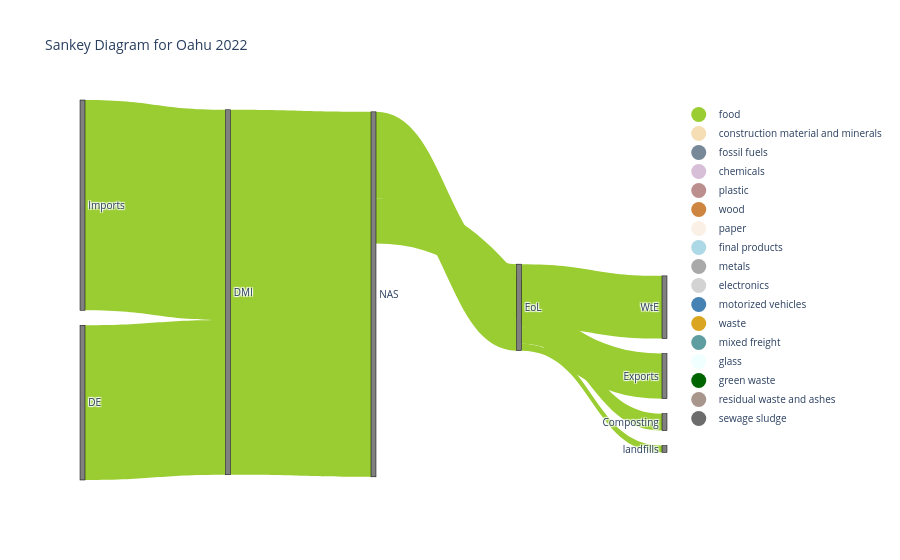

The cell this chart's notebook holds for it:
### Code cell
# Create the Sankey diagram for any material and year
year = 2022
material = 'food'

data = df.copy()

data = data[data['Year'] == year]
data = data[data['Material'] == material]

# Convert source and target labels to unique numeric indices
nodes = list(set(data['Source']).union(set(data['Target'])))
node_indices = {node: idx for idx, node in enumerate(nodes)}
source_indices = [node_indices[source] for source in data['Source']]
target_indices = [node_indices[target] for target in data['Target']]

fig = go.Figure(data=[go.Sankey(
    node=dict(
        pad=15,
        thickness=5,
        line=dict(color="black", width=0.5),
        label=nodes,  # Unique labels for nodes
        color="grey"
    ),
    link=dict(
        source=source_indices,  # Source node indices
        target=target_indices,  # Target node indices
        value=data['kilotons'],     # Flow values
        color=[product_colors[product] for product in data['Material']]  # Link colors based on product
    )
)])
    
# Customize layout
fig.update_layout(
    title_text=f"Sankey Diagram for Oahu {year}", font_size=10,
    xaxis_title=None,  # Entfernt die Beschriftung der x-Achse
    yaxis_title=None,  # Entfernt die Beschriftung der y-Achse)
    xaxis=dict(showticklabels=False),  # Entfernt die Tick-Labels der x-Achse
    yaxis=dict(showticklabels=False),   # Entfernt die Tick-Labels der y-Achse
    plot_bgcolor="rgba(0,0,0,0)",  # Entfernt den Plot-Hintergrund (transparent)
    paper_bgcolor="rgba(0,0,0,0)")  # Entfernt den gesamten Figurenhintergrund (transparent)
    
# Add custom legend as scatter traces
for sctg2, color in product_colors.items():
    fig.add_trace(go.Scatter(
        x=[None],  # Dummy x value
        y=[None],  # Dummy y value
        mode='markers',
        marker=dict(size=15, color=color),
        name=sctg2,  # Legend entry
        hoverinfo='none'  # Hide hover text for dummy points
    ))
    
# Show the Sankey diagram
fig.show()

### Figure 1 — Plotly figure (JSON) as saved in the notebook; plotly's stock layout.template omitted (floating-point values rounded to 4 significant figures)
{"data": [{"link": {"color": ["#9ACD32", "#9ACD32", "#9ACD32", "#9ACD32", "#9ACD32", "#9ACD32", "#9ACD32", "#9ACD32", "#9ACD32"], "source": [0, 5, 2, 2, 2, 7, 6, 4, 4], "target": [5, 4, 8, 9, 1, 5, 5, 2, 3], "value": [455.8, 1075.0, 49.87, 184.8, 20.18, 619.4, 0, 254.9, 132.8]}, "node": {"color": "grey", "label": ["DE", "landfills", "EoL", "Exports", "NAS", "DMI", "Indirect Imports of Packaging", "Imports", "Composting", "WtE"], "line": {"color": "black", "width": 0.5}, "pad": 15, "thickness": 5}, "type": "sankey"}, {"hoverinfo": "none", "marker": {"color": "#9ACD32", "size": 15}, "mode": "markers", "name": "food", "type": "scatter", "x": [null], "y": [null]}, {"hoverinfo": "none", "marker": {"color": "#F5DEB3", "size": 15}, "mode": "markers", "name": "construction material and minerals", "type": "scatter", "x": [null], "y": [null]}, {"hoverinfo": "none", "marker": {"color": "#778899", "size": 15}, "mode": "markers", "name": "fossil fuels", "type": "scatter", "x": [null], "y": [null]}, {"hoverinfo": "none", "marker": {"color": "#D8BFD8", "size": 15}, "mode": "markers", "name": "chemicals", "type": "scatter", "x": [null], "y": [null]}, {"hoverinfo": "none", "marker": {"color": "#BC8F8F", "size": 15}, "mode": "markers", "name": "plastic", "type": "scatter", "x": [null], "y": [null]}, {"hoverinfo": "none", "marker": {"color": "#CD853F", "size": 15}, "mode": "markers", "name": "wood", "type": "scatter", "x": [null], "y": [null]}, {"hoverinfo": "none", "marker": {"color": "#FAF0E6", "size": 15}, "mode": "markers", "name": "paper", "type": "scatter", "x": [null], "y": [null]}, {"hoverinfo": "none", "marker": {"color": "#ADD8E6", "size": 15}, "mode": "markers", "name": "final products", "type": "scatter", "x": [null], "y": [null]}, {"hoverinfo": "none", "marker": {"color": "#A9A9A9", "size": 15}, "mode": "markers", "name": "metals", "type": "scatter", "x": [null], "y": [null]}, {"hoverinfo": "none", "marker": {"color": "#D3D3D3", "size": 15}, "mode": "markers", "name": "electronics", "type": "scatter", "x": [null], "y": [null]}, {"hoverinfo": "none", "marker": {"color": "#4682B4", "size": 15}, "mode": "markers", "name": "motorized vehicles", "type": "scatter", "x": [null], "y": [null]}, {"hoverinfo": "none", "marker": {"color": "#DAA520", "size": 15}, "mode": "markers", "name": "waste", "type": "scatter", "x": [null], "y": [null]}, {"hoverinfo": "none", "marker": {"color": "#5F9EA0", "size": 15}, "mode": "markers", "name": "mixed freight", "type": "scatter", "x": [null], "y": [null]}, {"hoverinfo": "none", "marker": {"color": "#F0FFFF", "size": 15}, "mode": "markers", "name": "glass", "type": "scatter", "x": [null], "y": [null]}, {"hoverinfo": "none", "marker": {"color": "#006400", "size": 15}, "mode": "markers", "name": "green waste", "type": "scatter", "x": [null], "y": [null]}, {"hoverinfo": "none", "marker": {"color": "#A8968C", "size": 15}, "mode": "markers", "name": "residual waste and ashes", "type": "scatter", "x": [null], "y": [null]}, {"hoverinfo": "none", "marker": {"color": "#6C6C6C", "size": 15}, "mode": "markers", "name": "sewage sludge", "type": "scatter", "x": [null], "y": [null]}], "layout": {"autosize": true, "font": {"size": 10}, "paper_bgcolor": "rgba(0, 0, 0, 0)", "plot_bgcolor": "rgba(0, 0, 0, 0)", "title": {"text": "Sankey Diagram for Oahu 2022"}, "xaxis": {"autorange": true, "range": [-1, 6], "showticklabels": false, "title": {}}, "yaxis": {"autorange": true, "range": [-1, 4], "showticklabels": false, "title": {}}}}
